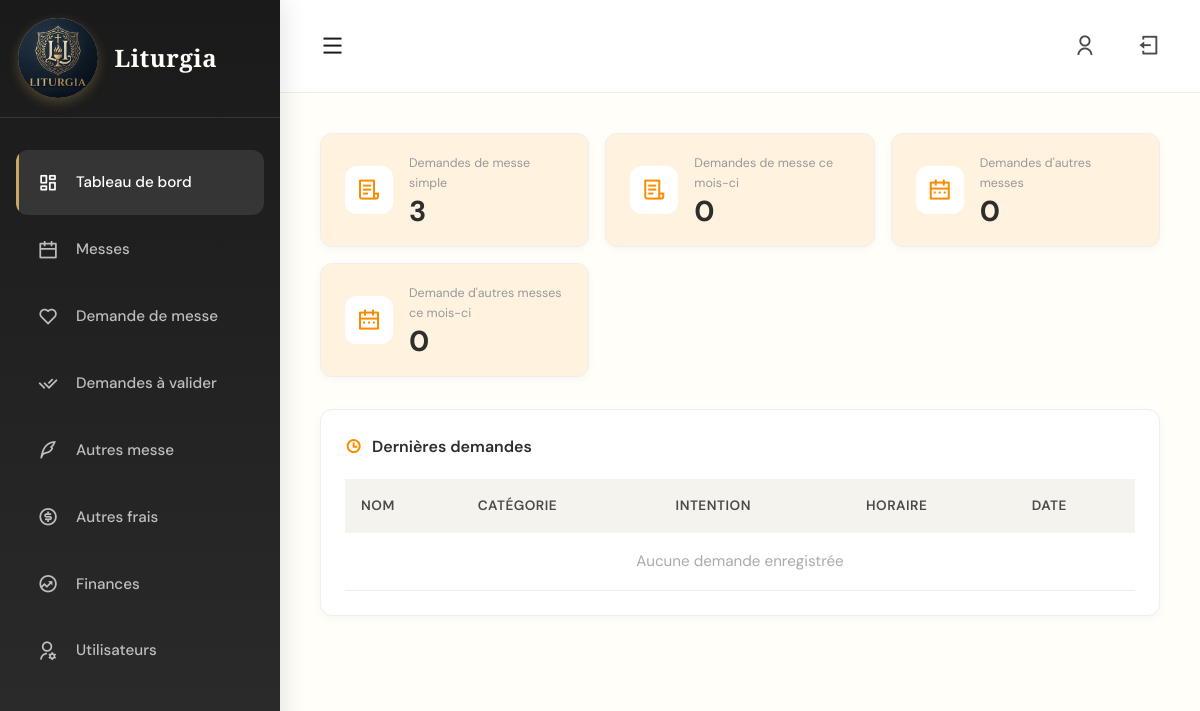
/dashboard/ (signed in), run on an earlier commit of the app's database.
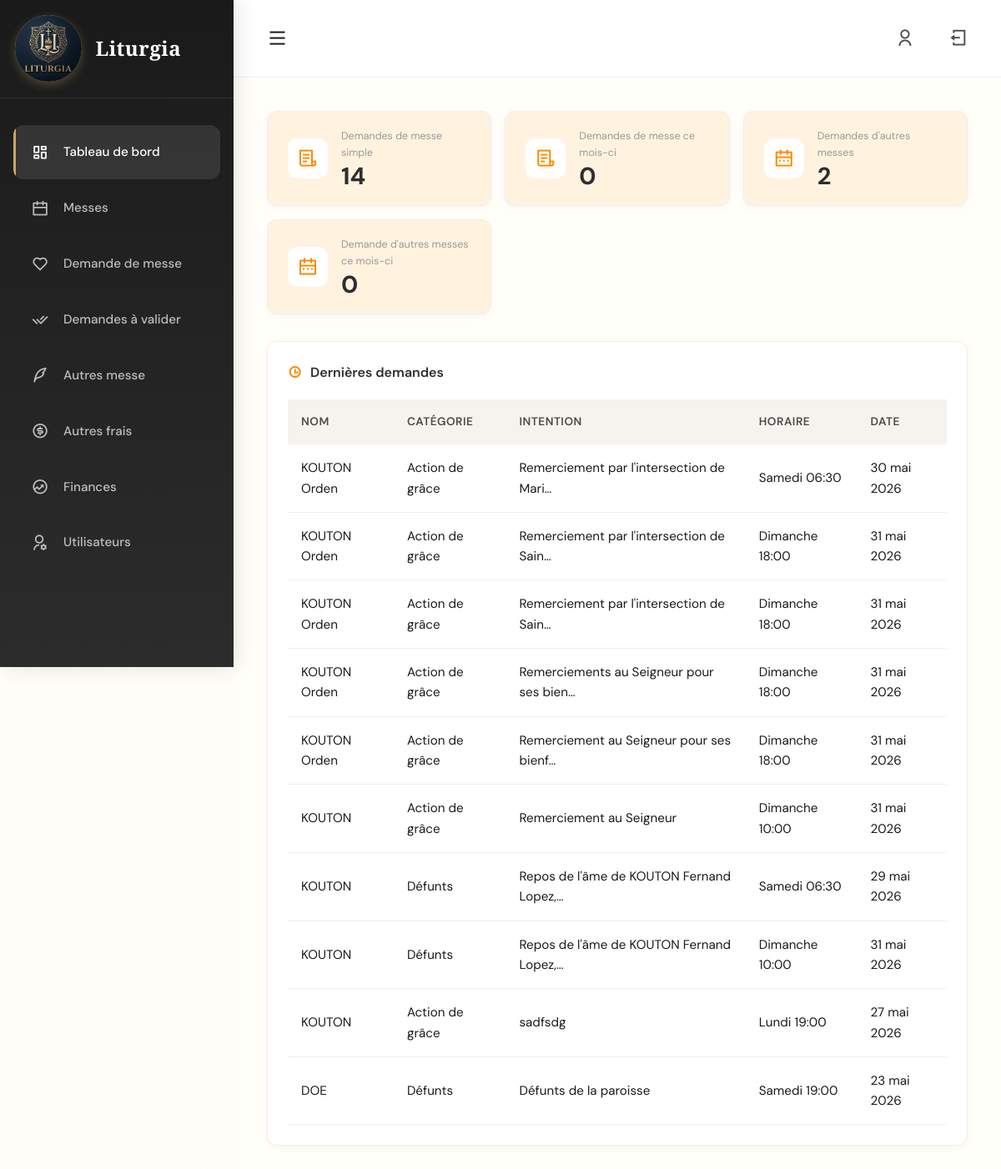
And on a later commit of the database.
### intentions/models.py (models this page shows, shortened)
class Intention(models.Model):
    demandeur = models.ForeignKey(Demandeur, on_delete=models.CASCADE)
    intention = models.TextField()
    categorie = models.CharField(max_length=100, blank=True, null=True)
    nombre = models.PositiveIntegerField(default=1)
    date_debut = models.DateField()
    date_fin = models.DateField(blank=True, null=True)
    horaire = models.ForeignKey('messes.HoraireMesse', on_delete=models.SET_NULL, null=True)
    montant = models.DecimalField(max_digits=10, decimal_places=2, blank=True, null=True)
    statut = models.CharField(max_length=20)
    enregistre_par = models.ForeignKey(
        settings.AUTH_USER_MODEL, on_delete=models.SET_NULL,
        null=True, blank=True, related_name='intentions_enregistrees'
    )
    role_enregistreur = models.CharField(max_length=100, blank=True, null=True)
    created_at = models.DateTimeField(auto_now_add=True)

class Demandeur(models.Model):
    nom = models.CharField(max_length=255)
    telephone = models.CharField(max_length=20, blank=True, null=True)

### messes/models.py (models this page shows, shortened)
class HoraireMesse(models.Model):
    JOUR_CHOICES = (
        (0, 'Lundi'),
        (1, 'Mardi'),
        (2, 'Mercredi'),
        (3, 'Jeudi'),
        (4, 'Vendredi'),
        (5, 'Samedi'),
        (6, 'Dimanche'),
    )
    TYPE_CHOICES = (
        ('normal', 'Normal'),
        ('special', 'Spécial'),
    )
    jour = models.IntegerField(choices=JOUR_CHOICES)
    heure = models.TimeField()
    type = models.CharField(max_length=10, choices=TYPE_CHOICES, default='normal')
    fete = models.CharField(max_length=100, blank=True, null=True)

### dashboard/views.py (the view)
# urls.py: path('', views.dashboard, name='dashboard'),
@login_required
def dashboard(request):
    user = request.user
    total_messes = HoraireMesse.objects.count()
    total_intentions = Intention.objects.count()
    total_autre_messe = MesseSpeciale.objects.count()
    intentions_ce_mois = Intention.objects.filter(
        date_debut__year=today.year,
        date_debut__month=today.month
    ).filter(statut='validee').count()
    autre_messe_ce_mois = MesseSpeciale.objects.filter(
        created_at__year=today.year,
        created_at__month=today.month
    ).count()
    dernieres_intentions = Intention.objects.select_related(
        "demandeur", "horaire"
    ).filter(
        statut='validee'
    ).order_by("-created_at")[:10]
    context = {
        "total_messes": total_messes,
        "total_intentions": total_intentions,
        'total_autre_messe': total_autre_messe,
        "intentions_ce_mois": intentions_ce_mois,
        "dernieres_intentions": dernieres_intentions,
        "autre_messe_ce_mois": autre_messe_ce_mois,
    }
    return render(request, "dashboard.html", context)

### dashboard/templates/dashboard.html (shortened to what the changed rows need)
{% extends "base.html" %}
{% block content %}
<div class="page-content" id="dashboard-content" style="animation: fadeInUp 0.6s ease;">
    <div style="display: grid; grid-template-columns: repeat(auto-fit, minmax(200px, 1fr)); gap: 1rem; margin-bottom: 2rem;">
        <div class="stat-card" style="background: #fff3e0; border-radius: 12px; padding: 1.25rem 1.5rem; border: 1px solid #eee; display: flex; align-items: center; gap: 1rem; box-shadow: 0 2px 8px rgba(0,0,0,0.04);">
            <div>
                <p style="font-size: 0.78rem; color: #999; margin: 0 0 0.2rem;">Demandes de messe simple</p>
                <p style="font-size: 1.8rem; font-weight: 700; margin: 0; color: #2e2e2e; line-height: 1;">{{ total_intentions }}</p>
            </div>
        </div>
        <div class="stat-card" style="background: #fff3e0; border-radius: 12px; padding: 1.25rem 1.5rem; border: 1px solid #eee; display: flex; align-items: center; gap: 1rem; box-shadow: 0 2px 8px rgba(0,0,0,0.04);">
            <div>
                <p style="font-size: 0.78rem; color: #999; margin: 0 0 0.2rem;">Demandes d'autres messes</p>
                <p style="font-size: 1.8rem; font-weight: 700; margin: 0; color: #2e2e2e; line-height: 1;">{{ total_autre_messe }}</p>
            </div>
        </div>
    </div>
    <div class="card" style="border-radius: 12px; padding: 1.5rem; border: 1px solid #eee; box-shadow: 0 2px 8px rgba(0,0,0,0.04);">
        <div class="table-container">
            <table>
                <thead>
                    <tr>
                        <th>Nom</th>
                        <th>Catégorie</th>
                        <th>Intention</th>
                        <th>Horaire</th>
                        <th>Date</th>
                    </tr>
                </thead>
                <tbody>
                    {% for i in dernieres_intentions %}
                    <tr>
                        <td>{{ i.demandeur.nom }}</td>
                        <td>{{ i.categorie|default:"—" }}</td>
                        <td>{{ i.intention|truncatechars:40 }}</td>
                        <td>{{ i.horaire.get_jour_display }} {{ i.horaire.heure }}</td>
                        <td>{{ i.date_debut }}</td>
                    </tr>
                    {% empty %}
                    <tr>
                        <td colspan="5" style="text-align: center; color: #aaa;">Aucune demande enregistrée</td>
                    </tr>
                    {% endfor %}
                </tbody>
            </table>
        </div>
    </div>
</div>
{% endblock %}

What changed in the data, as far as the page shows it:
added Intention: demandeur.nom "KOUTON Orden", categorie "Action de grâce", intention "Remerciement par l'intersection de Mari…", horaire.jour "Samedi", horaire.heure "06:30", date_debut "30 mai 2026"
added Intention: demandeur.nom "KOUTON Orden", categorie "Action de grâce", intention "Remerciement par l'intersection de Sain…", horaire.jour "Dimanche", horaire.heure "18:00", date_debut "31 mai 2026"
added Intention: demandeur.nom "KOUTON Orden", categorie "Action de grâce", intention "Remerciement par l'intersection de Sain…", horaire.jour "Dimanche", horaire.heure "18:00", date_debut "31 mai 2026"
added Intention: demandeur.nom "KOUTON Orden", categorie "Action de grâce", intention "Remerciements au Seigneur pour ses bien…", horaire.jour "Dimanche", horaire.heure "18:00", date_debut "31 mai 2026"
added Intention: demandeur.nom "KOUTON Orden", categorie "Action de grâce", intention "Remerciement au Seigneur pour ses bienf…", horaire.jour "Dimanche", horaire.heure "18:00", date_debut "31 mai 2026"
added Intention: demandeur.nom "KOUTON", categorie "Action de grâce", intention "Remerciement au Seigneur", horaire.jour "Dimanche", horaire.heure "10:00", date_debut "31 mai 2026"
added Intention: demandeur.nom "KOUTON", categorie "Défunts", intention "Repos de l'âme de KOUTON Fernand Lopez,…", horaire.jour "Samedi", horaire.heure "06:30", date_debut "29 mai 2026"
added Intention: demandeur.nom "KOUTON", categorie "Défunts", intention "Repos de l'âme de KOUTON Fernand Lopez,…", horaire.jour "Dimanche", horaire.heure "10:00", date_debut "31 mai 2026"
added Intention: demandeur.nom "KOUTON", categorie "Action de grâce", intention "sadfsdg", horaire.jour "Lundi", horaire.heure "19:00", date_debut "27 mai 2026"
now on this page (row edited): Intention: demandeur.nom "DOE", categorie "Défunts", intention "Défunts de la paroisse", horaire.jour "Samedi", horaire.heure "19:00", date_debut "23 mai 2026"
Also different on the page:
{{ total_intentions }}: "3" → "14"
{{ total_autre_messe }}: "0" → "2"
text no longer shown: "Aucune demande enregistrée"
